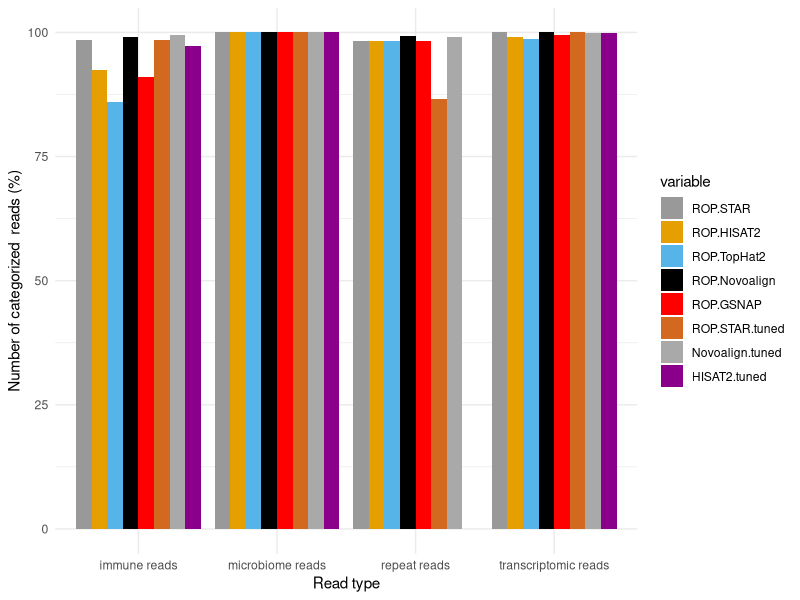

Write the R code that produced this figure.
#!/usr/bin/env Rscript

library(ggplot2)
library(reshape2)
data=read.csv("rop_reads_simulated.csv")
data.m <- melt(data, id.vars='cat')

pdf("rop_reads_simulated.pdf",width=7,height=4)

ggplot(data.m, aes(cat, value*100))+geom_bar(aes(fill = variable), position = "dodge", stat="identity")+scale_fill_manual(values=c("#999999", "#E69F00", "#56B4E9","black","red","chocolate","darkgray","darkmagenta"))+theme_minimal()+labs(y = "Number of categorized  reads (%)")+labs(x = "Read type")

#ggplot(data.m, aes(cat, value*100))+geom_bar(aes(fill = variable), position = "dodge", stat="identity")+scale_fill_manual(values=c("#999999", "#E69F00", "#56B4E9","black","red","chocolate","darkgray","darkmagenta"))+theme_minimal()+labs(y = "Number of mapped  reads (%)")+labs(x = "Read type")


dev.off()


